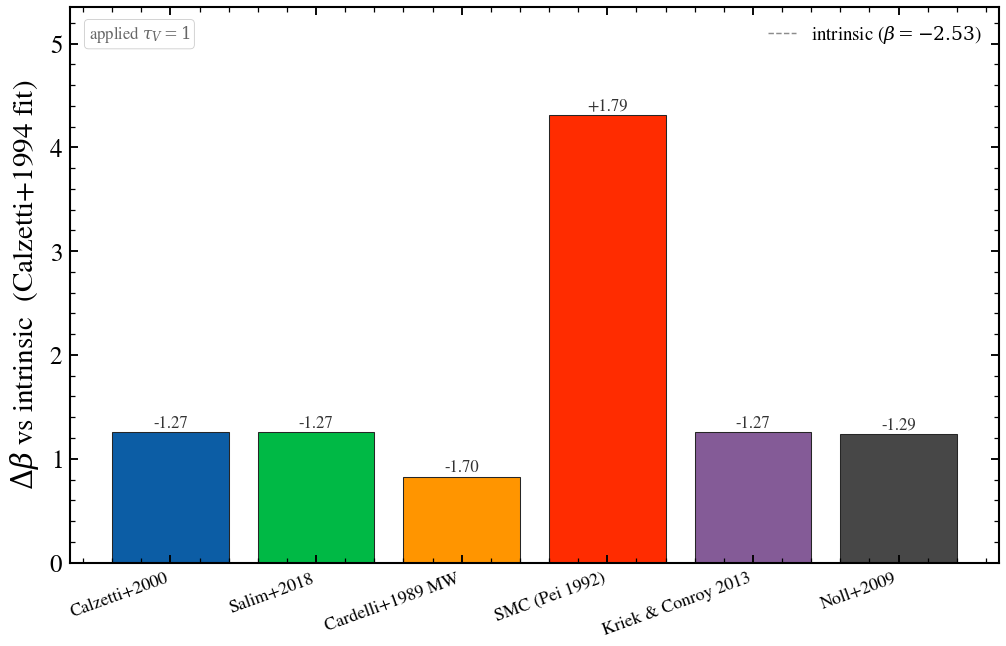

This chart was generated by the following Python code:
"""
Attenuation law leaves a distinct UV-slope fingerprint
=========================================================

For a fixed star-forming galaxy with τ_V = 1 (a moderate
attenuation), six common attenuation laws produce six visibly
different reddened UV slopes β. The intrinsic SED has β ≈ −2.3;
SMC steepens β to ≈ +0.4; Calzetti / Salim leave a flatter
β ≈ −0.5. The spread (~1 mag of UV slope at fixed τ_V) is the
systematic an SED fitter inherits if its dust-law assumption is
wrong.

Pair with ``plot_uv_slope_age`` (intrinsic β vs age) — the two
together explain why the IRX–β diagram is so band-, age-, and
law-dependent in the literature.
"""

import os

os.environ["TF_CPP_MIN_LOG_LEVEL"] = "2"  # suppress XLA/PjRt C++ INFO+WARNING logs

import warnings

import jax
import matplotlib.pyplot as plt
import numpy as np

import tengri
from tengri.analysis.plotting import setup_style

setup_style()
warnings.filterwarnings("ignore", message=".*BakedInBackend.*")

C_AA_PER_S = 2.998e18
WINDOWS = np.array([
    [1268, 1284], [1309, 1316], [1342, 1371], [1407, 1515],
    [1562, 1583], [1677, 1740], [1760, 1833], [1866, 1890],
    [1930, 1950], [2400, 2580],
])


def _beta_uv(wave, l_nu):
    f_lam = l_nu * C_AA_PER_S / wave**2
    mask = np.zeros_like(wave, dtype=bool)
    for lo, hi in WINDOWS:
        mask |= (wave >= lo) & (wave <= hi)
    slope, _ = np.polyfit(np.log10(wave[mask]), np.log10(f_lam[mask]), 1)
    return float(slope)


LAWS = [
    ("calzetti",     "Calzetti+2000",     "C0"),
    ("salim",        "Salim+2018",        "C1"),
    ("cardelli",     "Cardelli+1989 MW",  "C2"),
    ("smc",          "SMC (Pei 1992)",    "C3"),
    ("kriek_conroy", "Kriek & Conroy 2013", "C4"),
    ("noll09",       "Noll+2009",         "C5"),
]
SFH = {"type": "tsnorm", "*": tengri.FIXED, "peak_lbt_gyr": 0.05,
       "width_gyr": 0.05, "log_peak_sfr": 1.0, "skew": 0.0, "trunc": 13.0}
ssp = tengri.load_ssp()


def _model(law=None, tau=0.0):
    return tengri.SEDModel.build(
        ssp, sfh=SFH,
        dust={"type": "two_component", "*": tengri.FIXED,
              "tau_diff": tau, "tau_bc": 0.0,
              "law_diff": law or "calzetti"},
        redshift=tengri.Fixed(0.05),
    )


# Intrinsic slope reference
m0 = _model(tau=0.0)
p0 = dict(m0.spec.sample(jax.random.PRNGKey(0)))
out0 = m0.predict_rest_sed(p0)
beta_intrinsic = _beta_uv(np.asarray(out0.wavelength), np.asarray(out0.sed))

fig, ax = plt.subplots(figsize=(7.0, 4.6))
ax.axhline(beta_intrinsic, color="0.55", lw=0.7, ls="--",
           label=rf"intrinsic ($\beta = {beta_intrinsic:+.2f}$)")

for law_key, label, color in LAWS:
    m = _model(law=law_key, tau=1.0)
    p = dict(m.spec.sample(jax.random.PRNGKey(0)))
    out = m.predict_rest_sed(p)
    beta = _beta_uv(np.asarray(out.wavelength), np.asarray(out.sed))
    ax.bar(label, beta - beta_intrinsic, color=color,
           edgecolor="0.15", lw=0.5)
    ax.text(label, beta - beta_intrinsic + 0.05,
            f"{beta:+.2f}", ha="center", fontsize=8, color="0.2")

ax.set(ylabel=r"$\Delta\beta$ vs intrinsic  (Calzetti+1994 fit)",
       ylim=(0, ax.get_ylim()[1] * 1.15))
ax.set_xticklabels([lbl for _, lbl, _ in LAWS], rotation=20, ha="right",
                   fontsize=8.5)
ax.legend(frameon=False, fontsize=9, loc="upper right")
ax.text(0.02, 0.97, r"applied $\tau_V = 1$", transform=ax.transAxes,
        fontsize=8, color="0.4",
        bbox=dict(boxstyle="round,pad=0.25", fc="white", ec="0.8", lw=0.4),
        va="top")

fig.tight_layout()
plt.savefig("plot_dust_law_uv_slope_response.png", dpi=150, bbox_inches="tight")
